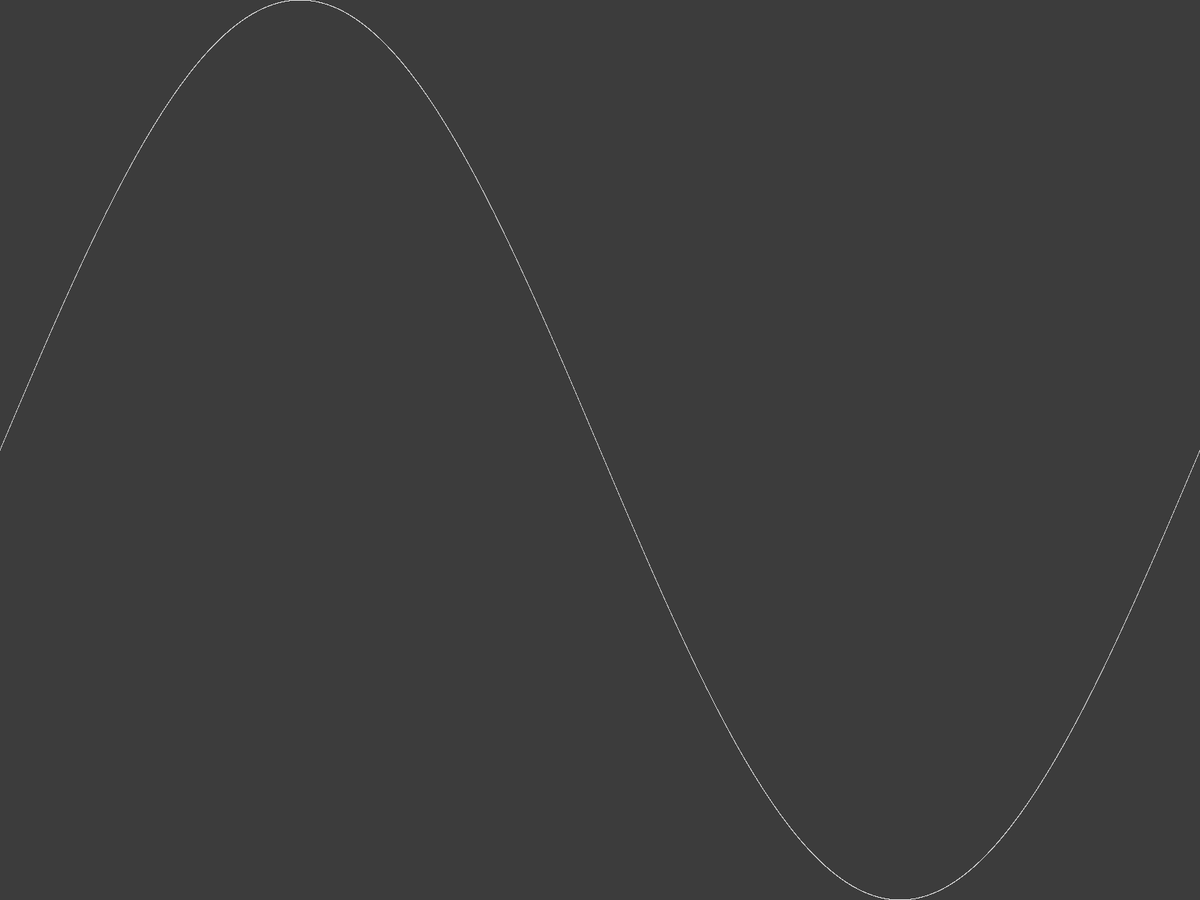
Frame 1 (no input)
Frame 60 (the mouse pressed at the canvas centre just before this capture): identical to frame 1, image omitted
Frame 120 (the mouse held since frame 60 and released just before this capture): identical to frame 1, image omitted

The Processing sketch that drew this single still picture (run headless with seeded random() and noise(); from frame 60 on, the mouse is pressed at the canvas centre):

// Processing sketch: ORIGINAL
// ── ORIGINAL.pde
void setup()
{
  fullScreen();
  //size(500,300);
  background(60);
  //line(0,0,500,300);
  
  stroke(225);
  strokeWeight(1);
  float x = 0.0;
  float y = 30.0;
  while (x < width)
  {
    float convertedX = map(x, 0.0, float(width), 0.0, 2 * PI);
    //calculate y = sin of x
    y = -height * 0.5 * sin(convertedX) + height * 0.5;
    //Graph point (x,y)
    point(x, y);
    //Increment x
    x = x + 0.25;
  }
}

void draw()
{
  
}
